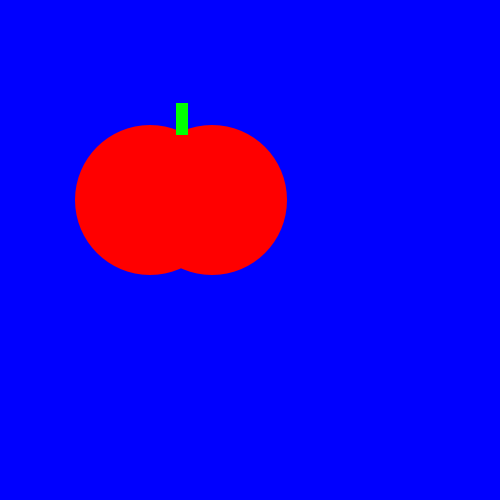
Frame 1 (no input)
Frame 60 (the mouse pressed at the canvas centre just before this capture): identical to frame 1, image omitted
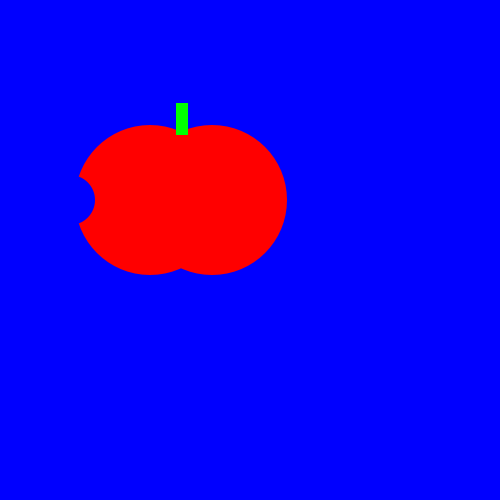
Frame 120 (the mouse held since frame 60 and released just before this capture)

The Processing sketch that drew these frames (run headless with seeded random() and noise(); from frame 60 on, the mouse is pressed at the canvas centre):

// Processing sketch: tasty_tomato
// ── tasty_tomato.pde
void setup() {
    size(500, 500);
}
void draw() {
    background(0, 0, 255);
    noStroke();
    fill(255,0,0);
    ellipse(150, 200, 150, 150);
    ellipse(212, 200, 150, 150);
    fill(0,255,0);
    rect(176, 103, 12, 32);
    
    if(mousePressed){
    fill(0,0,255);
    ellipse(70,200,50,50);    
    }

}
